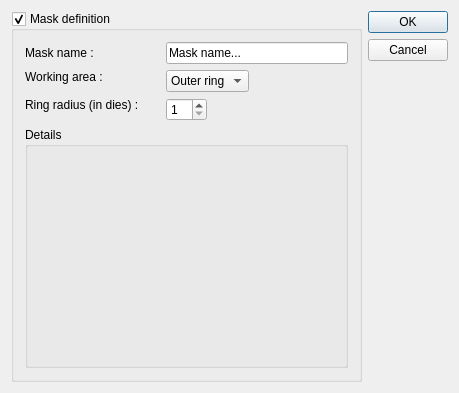
<?xml version="1.0" encoding="UTF-8"?>
<ui version="4.0">
 <class>MaskDefinitionDialogBase</class>
 <widget class="QDialog" name="MaskDefinitionDialogBase">
  <property name="geometry">
   <rect>
    <x>0</x>
    <y>0</y>
    <width>459</width>
    <height>393</height>
   </rect>
  </property>
  <property name="windowTitle">
   <string>Mask definition</string>
  </property>
  <property name="windowIcon">
   <iconset resource="gex.qrc">
    <normaloff>:/gex/icons/gex_application_48x48.png</normaloff>:/gex/icons/gex_application_48x48.png</iconset>
  </property>
  <property name="autoFillBackground">
   <bool>true</bool>
  </property>
  <property name="sizeGripEnabled">
   <bool>false</bool>
  </property>
  <layout class="QGridLayout" name="gridLayout_5">
   <item row="0" column="1">
    <layout class="QVBoxLayout" name="verticalLayout">
     <item>
      <widget class="QPushButton" name="pushButtonOk">
       <property name="sizePolicy">
        <sizepolicy hsizetype="Preferred" vsizetype="Fixed">
         <horstretch>0</horstretch>
         <verstretch>0</verstretch>
        </sizepolicy>
       </property>
       <property name="text">
        <string>OK</string>
       </property>
       <property name="default">
        <bool>true</bool>
       </property>
      </widget>
     </item>
     <item>
      <widget class="QPushButton" name="pushButtonCancel">
       <property name="sizePolicy">
        <sizepolicy hsizetype="Preferred" vsizetype="Fixed">
         <horstretch>0</horstretch>
         <verstretch>0</verstretch>
        </sizepolicy>
       </property>
       <property name="text">
        <string>Cancel</string>
       </property>
      </widget>
     </item>
     <item>
      <spacer name="verticalSpacer">
       <property name="orientation">
        <enum>Qt::Vertical</enum>
       </property>
       <property name="sizeHint" stdset="0">
        <size>
         <width>20</width>
         <height>40</height>
        </size>
       </property>
      </spacer>
     </item>
    </layout>
   </item>
   <item row="0" column="0">
    <widget class="QGroupBox" name="groupBoxMask">
     <property name="sizePolicy">
      <sizepolicy hsizetype="MinimumExpanding" vsizetype="MinimumExpanding">
       <horstretch>0</horstretch>
       <verstretch>0</verstretch>
      </sizepolicy>
     </property>
     <property name="toolTip">
      <string>Enable/Disable mask</string>
     </property>
     <property name="title">
      <string>Mask definition</string>
     </property>
     <property name="checkable">
      <bool>true</bool>
     </property>
     <layout class="QGridLayout" name="gridLayout_3">
      <item row="0" column="0">
       <layout class="QGridLayout" name="gridLayout">
        <item row="0" column="0">
         <widget class="QLabel" name="textLabel2_2_2_2_2_2_2_2_4">
          <property name="sizePolicy">
           <sizepolicy hsizetype="Minimum" vsizetype="Preferred">
            <horstretch>0</horstretch>
            <verstretch>0</verstretch>
           </sizepolicy>
          </property>
          <property name="minimumSize">
           <size>
            <width>135</width>
            <height>0</height>
           </size>
          </property>
          <property name="maximumSize">
           <size>
            <width>32767</width>
            <height>32767</height>
           </size>
          </property>
          <property name="text">
           <string>Mask name :</string>
          </property>
          <property name="alignment">
           <set>Qt::AlignVCenter</set>
          </property>
          <property name="wordWrap">
           <bool>false</bool>
          </property>
         </widget>
        </item>
        <item row="0" column="1">
         <widget class="QLineEdit" name="lineEditMaskName">
          <property name="sizePolicy">
           <sizepolicy hsizetype="Expanding" vsizetype="Fixed">
            <horstretch>0</horstretch>
            <verstretch>0</verstretch>
           </sizepolicy>
          </property>
          <property name="toolTip">
           <string>Mask name...</string>
          </property>
          <property name="inputMask">
           <string/>
          </property>
          <property name="text">
           <string>Mask name...</string>
          </property>
         </widget>
        </item>
        <item row="1" column="0">
         <widget class="QLabel" name="TextLabelNewUser">
          <property name="sizePolicy">
           <sizepolicy hsizetype="Preferred" vsizetype="Preferred">
            <horstretch>0</horstretch>
            <verstretch>0</verstretch>
           </sizepolicy>
          </property>
          <property name="minimumSize">
           <size>
            <width>135</width>
            <height>0</height>
           </size>
          </property>
          <property name="text">
           <string>Working area :</string>
          </property>
          <property name="alignment">
           <set>Qt::AlignTop</set>
          </property>
          <property name="wordWrap">
           <bool>false</bool>
          </property>
         </widget>
        </item>
        <item row="1" column="1">
         <layout class="QHBoxLayout" name="horizontalLayout_2">
          <item>
           <widget class="QComboBox" name="comboBoxWorkingArea">
            <property name="sizePolicy">
             <sizepolicy hsizetype="Preferred" vsizetype="Fixed">
              <horstretch>0</horstretch>
              <verstretch>0</verstretch>
             </sizepolicy>
            </property>
            <property name="toolTip">
             <string>Define working area (where rule will apply)</string>
            </property>
            <item>
             <property name="text">
              <string>Outer ring</string>
             </property>
            </item>
            <item>
             <property name="text">
              <string>Inner ring</string>
             </property>
            </item>
           </widget>
          </item>
          <item>
           <spacer name="horizontalSpacer_2">
            <property name="orientation">
             <enum>Qt::Horizontal</enum>
            </property>
            <property name="sizeHint" stdset="0">
             <size>
              <width>40</width>
              <height>20</height>
             </size>
            </property>
           </spacer>
          </item>
         </layout>
        </item>
        <item row="2" column="0">
         <widget class="QLabel" name="TextLabelNewUser_2">
          <property name="sizePolicy">
           <sizepolicy hsizetype="Maximum" vsizetype="Preferred">
            <horstretch>0</horstretch>
            <verstretch>0</verstretch>
           </sizepolicy>
          </property>
          <property name="minimumSize">
           <size>
            <width>135</width>
            <height>0</height>
           </size>
          </property>
          <property name="text">
           <string>Ring radius (in dies) :</string>
          </property>
          <property name="alignment">
           <set>Qt::AlignTop</set>
          </property>
          <property name="wordWrap">
           <bool>false</bool>
          </property>
         </widget>
        </item>
        <item row="2" column="1">
         <layout class="QHBoxLayout" name="horizontalLayout">
          <item>
           <widget class="QSpinBox" name="spinBoxRingWidth">
            <property name="sizePolicy">
             <sizepolicy hsizetype="Preferred" vsizetype="Fixed">
              <horstretch>0</horstretch>
              <verstretch>0</verstretch>
             </sizepolicy>
            </property>
            <property name="toolTip">
             <string>&lt;html&gt;&lt;head/&gt;&lt;body&gt;&lt;p&gt;Radius count of die is measured from wafer center for inner ring area, and from wafer edge for outer ring area&lt;/p&gt;&lt;p&gt;&lt;br/&gt;&lt;/p&gt;&lt;/body&gt;&lt;/html&gt;</string>
            </property>
            <property name="minimum">
             <number>1</number>
            </property>
            <property name="value">
             <number>1</number>
            </property>
           </widget>
          </item>
          <item>
           <spacer name="horizontalSpacer">
            <property name="orientation">
             <enum>Qt::Horizontal</enum>
            </property>
            <property name="sizeHint" stdset="0">
             <size>
              <width>40</width>
              <height>20</height>
             </size>
            </property>
           </spacer>
          </item>
         </layout>
        </item>
       </layout>
      </item>
      <item row="1" column="0">
       <widget class="QGroupBox" name="groupBox">
        <property name="sizePolicy">
         <sizepolicy hsizetype="MinimumExpanding" vsizetype="Expanding">
          <horstretch>0</horstretch>
          <verstretch>0</verstretch>
         </sizepolicy>
        </property>
        <property name="title">
         <string>Details</string>
        </property>
        <layout class="QGridLayout" name="gridLayout_2">
         <item row="0" column="0">
          <widget class="QLabel" name="labelWaferImage">
           <property name="sizePolicy">
            <sizepolicy hsizetype="Fixed" vsizetype="Fixed">
             <horstretch>0</horstretch>
             <verstretch>0</verstretch>
            </sizepolicy>
           </property>
           <property name="minimumSize">
            <size>
             <width>192</width>
             <height>183</height>
            </size>
           </property>
           <property name="toolTip">
            <string>Overview of the mask type selected</string>
           </property>
           <property name="text">
            <string/>
           </property>
           <property name="pixmap">
            <pixmap resource="gex.qrc">:/gex/icons/mask_outer_ring.png</pixmap>
           </property>
          </widget>
         </item>
        </layout>
       </widget>
      </item>
     </layout>
    </widget>
   </item>
  </layout>
 </widget>
 <layoutdefault spacing="6" margin="11"/>
 <tabstops>
  <tabstop>lineEditMaskName</tabstop>
  <tabstop>pushButtonOk</tabstop>
  <tabstop>pushButtonCancel</tabstop>
 </tabstops>
 <resources>
  <include location="gex.qrc"/>
 </resources>
 <connections/>
</ui>
